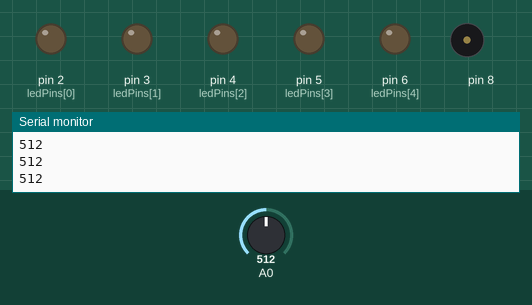
A sketch run on a simulated Arduino Uno, built with avr-gcc and run on an emulated ATmega328P. Shown: output pins drawn as LEDs (lit = HIGH), buzzer (waves = sounding), the last lines printed to the serial monitor. Inputs (shaded band) come from the test bench; at power-on: A0 = 512.

Above: at 1.2 s.
1.3 s: A0 set to 1008
2.8 s: A0 set to 1023
At 3.2 s:
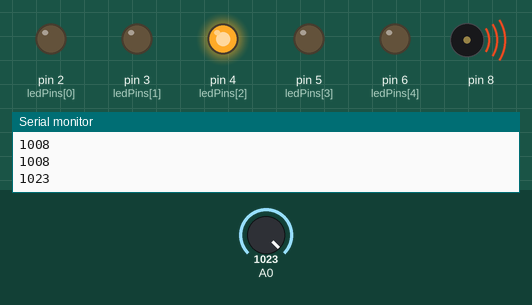
At 21.4 s:
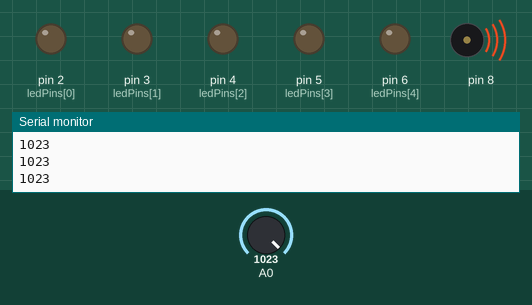
Timing chart, 0 to 22.3 s (numbered marks = the images above; inputs shaded):
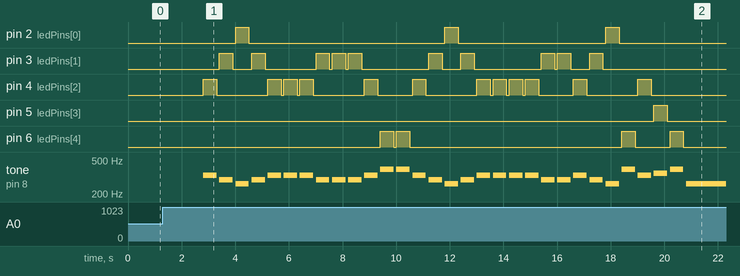

The sketch:

arduinoKeyboard.ino
```cpp
const int notes[] = {262, 294, 330, 349, 392};
const int ledPins[] = {2, 3, 4, 5, 6};
int selectedSequence = 99;
bool initialSetup = true;

const int sequences[][30] = {
  {3,2,1,2,3,3,3,2,2,2,3,5,5,3,2,1,2,3,3,3,3,2,2,3,2,1,5,3,4,5},
  {3,3,4,5,5,4,3,2,1,1,2,3,3,2,2,3,3,4,5,5,4,3,2,1,1,2,3,2,1,1},
  {1,2,3,1,1,2,3,1,3,4,5,3,4,5,1,2,3,1,1,2,3,1,3,4,5,3,4,5,1,1},
  {5,3,5,3,1,2,3,4,2,5,3,1,5,3,5,3,1,2,3,4,2,5,3,1,5,3,4,2,3,1},
  {3,3,3,3,3,3,3,5,1,2,3,4,4,4,4,4,3,3,3,3,3,2,3,2,5,3,3,3,3,3},
};

void playNoteAndFlash(int noteIndex) {
  tone(8, notes[noteIndex]);
  digitalWrite(ledPins[noteIndex], HIGH);
  delay(500);
  digitalWrite(ledPins[noteIndex], LOW);
  noTone(8);
}
void playSequence(int sequenceIndex) {
  for (int i = 0; i < 30; i++) {
    int note = sequences[sequenceIndex][i] - 1;
    playNoteAndFlash(note);
    delay(100);
  }
}

void setup() {
  Serial.begin(9600);
  for (int i = 0; i < 5; i++) {
    pinMode(ledPins[i], OUTPUT);
  }
  initialSetup = true;
}
void loop() {
  if (initialSetup){
    int keyVal = analogRead(A0);
    Serial.println(keyVal);
    if (keyVal == 1023) {
      selectedSequence = 0;
    } else if (keyVal >= 1 && keyVal <= 3) {
      selectedSequence = 1;
    } else if (keyVal >= 324 && keyVal <= 328) {
      selectedSequence = 2;
    } else if (keyVal >= 975 && keyVal <= 980) {
      selectedSequence = 3;
    } else if (keyVal >= 842 && keyVal <= 849) {
      selectedSequence = 4;
    } else {
      noTone(8);
    }
    if (selectedSequence != 99){
      playSequence(selectedSequence);
      initialSetup = false;
    }
  }else {
    int keyVal = analogRead(A0);
    Serial.println(keyVal);
    if (keyVal == 1023) {
      tone(8, notes[0]);
    } else if (keyVal >= 1 && keyVal <= 3) {
      tone(8, notes[1]);
    } else if (keyVal >= 324 && keyVal <= 328) {
      tone(8, notes[2]);
    } else if (keyVal >= 975 && keyVal <= 980) {
      tone(8, notes[3]);
    } else if (keyVal >= 842 && keyVal <= 849) {
      tone(8, notes[4]);
    } else {
      noTone(8);
    }
  }
}
```

Measured:
- the behaviour switches between 1022 and 1023 on A0 (found by bisection; images 0 and 1)
- after the input at 2.8 s, pin 2 (ledPins[0]): goes HIGH 0.50 s, LOW 7.3 s, HIGH 0.50 s, LOW 5.5 s, HIGH 0.50 s, then LOW, starting after 1.2 s; pin 3 (ledPins[1]): LOW → HIGH after 0.61 s, → LOW 0.50 s later, → HIGH 0.70 s later, → LOW 0.50 s later, … (20 changes in this stretch)
